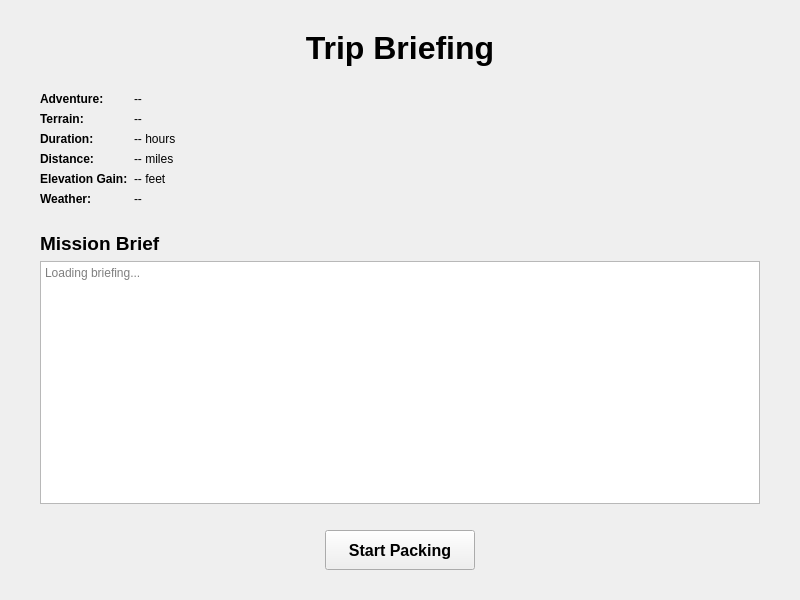
<?xml version="1.0" encoding="UTF-8"?>
<ui version="4.0">
 <class>BriefView</class>
 <widget class="QWidget" name="BriefView">
  <property name="geometry">
   <rect>
    <x>0</x>
    <y>0</y>
    <width>800</width>
    <height>600</height>
   </rect>
  </property>
  <property name="windowTitle">
   <string>Trip Briefing</string>
  </property>
  <layout class="QVBoxLayout" name="mainLayout">
   <property name="leftMargin">
    <number>40</number>
   </property>
   <property name="topMargin">
    <number>30</number>
   </property>
   <property name="rightMargin">
    <number>40</number>
   </property>
   <property name="bottomMargin">
    <number>30</number>
   </property>
   <item>
    <widget class="QLabel" name="titleLabel">
     <property name="text">
      <string>Trip Briefing</string>
     </property>
     <property name="alignment">
      <set>Qt::AlignCenter</set>
     </property>
     <property name="font">
      <font>
       <pointsize>24</pointsize>
       <bold>true</bold>
      </font>
     </property>
    </widget>
   </item>
   <item>
    <spacer name="topSpacer">
     <property name="orientation">
      <enum>Qt::Vertical</enum>
     </property>
     <property name="sizeType">
      <enum>QSizePolicy::Fixed</enum>
     </property>
     <property name="sizeHint" stdset="0">
      <size>
       <width>20</width>
       <height>20</height>
      </size>
     </property>
    </spacer>
   </item>
   <item>
    <layout class="QFormLayout" name="tripConditionsLayout">
     <item row="0" column="0">
      <widget class="QLabel" name="adventureTitleLabel">
       <property name="text">
        <string>Adventure:</string>
       </property>
       <property name="font">
        <font>
         <bold>true</bold>
        </font>
       </property>
      </widget>
     </item>
     <item row="0" column="1">
      <widget class="QLabel" name="adventureLabel">
       <property name="text">
        <string>--</string>
       </property>
      </widget>
     </item>
     <item row="1" column="0">
      <widget class="QLabel" name="terrainTitleLabel">
       <property name="text">
        <string>Terrain:</string>
       </property>
       <property name="font">
        <font>
         <bold>true</bold>
        </font>
       </property>
      </widget>
     </item>
     <item row="1" column="1">
      <widget class="QLabel" name="terrainLabel">
       <property name="text">
        <string>--</string>
       </property>
      </widget>
     </item>
     <item row="2" column="0">
      <widget class="QLabel" name="durationTitleLabel">
       <property name="text">
        <string>Duration:</string>
       </property>
       <property name="font">
        <font>
         <bold>true</bold>
        </font>
       </property>
      </widget>
     </item>
     <item row="2" column="1">
      <widget class="QLabel" name="durationLabel">
       <property name="text">
        <string>-- hours</string>
       </property>
      </widget>
     </item>
     <item row="3" column="0">
      <widget class="QLabel" name="milesTitleLabel">
       <property name="text">
        <string>Distance:</string>
       </property>
       <property name="font">
        <font>
         <bold>true</bold>
        </font>
       </property>
      </widget>
     </item>
     <item row="3" column="1">
      <widget class="QLabel" name="milesLabel">
       <property name="text">
        <string>-- miles</string>
       </property>
      </widget>
     </item>
     <item row="4" column="0">
      <widget class="QLabel" name="elevationTitleLabel">
       <property name="text">
        <string>Elevation Gain:</string>
       </property>
       <property name="font">
        <font>
         <bold>true</bold>
        </font>
       </property>
      </widget>
     </item>
     <item row="4" column="1">
      <widget class="QLabel" name="elevationLabel">
       <property name="text">
        <string>-- feet</string>
       </property>
      </widget>
     </item>
     <item row="5" column="0">
      <widget class="QLabel" name="weatherTitleLabel">
       <property name="text">
        <string>Weather:</string>
       </property>
       <property name="font">
        <font>
         <bold>true</bold>
        </font>
       </property>
      </widget>
     </item>
     <item row="5" column="1">
      <widget class="QLabel" name="weatherLabel">
       <property name="text">
        <string>--</string>
       </property>
      </widget>
     </item>
    </layout>
   </item>
   <item>
    <spacer name="middleVerticalSpacer">
     <property name="orientation">
      <enum>Qt::Vertical</enum>
     </property>
     <property name="sizeType">
      <enum>QSizePolicy::Fixed</enum>
     </property>
     <property name="sizeHint" stdset="0">
      <size>
       <width>20</width>
       <height>20</height>
      </size>
     </property>
    </spacer>
   </item>
   <item>
    <widget class="QLabel" name="briefingTitleLabel">
     <property name="text">
      <string>Mission Brief</string>
     </property>
     <property name="font">
      <font>
       <pointsize>14</pointsize>
       <bold>true</bold>
      </font>
     </property>
    </widget>
   </item>
   <item>
    <widget class="QTextEdit" name="briefingTextEdit">
     <property name="readOnly">
      <bool>true</bool>
     </property>
     <property name="placeholderText">
      <string>Loading briefing...</string>
     </property>
    </widget>
   </item>
   <item>
    <spacer name="bottomSpacer">
     <property name="orientation">
      <enum>Qt::Vertical</enum>
     </property>
     <property name="sizeType">
      <enum>QSizePolicy::Fixed</enum>
     </property>
     <property name="sizeHint" stdset="0">
      <size>
       <width>20</width>
       <height>20</height>
      </size>
     </property>
    </spacer>
   </item>
   <item>
    <layout class="QHBoxLayout" name="buttonLayout">
     <item>
      <spacer name="buttonLeftSpacer">
       <property name="orientation">
        <enum>Qt::Horizontal</enum>
       </property>
       <property name="sizeHint" stdset="0">
        <size>
         <width>40</width>
         <height>20</height>
        </size>
       </property>
      </spacer>
     </item>
     <item>
      <widget class="QPushButton" name="startPackingButton">
       <property name="text">
        <string>Start Packing</string>
       </property>
       <property name="minimumSize">
        <size>
         <width>150</width>
         <height>40</height>
        </size>
       </property>
       <property name="font">
        <font>
         <pointsize>12</pointsize>
         <bold>true</bold>
        </font>
       </property>
      </widget>
     </item>
     <item>
      <spacer name="buttonRightSpacer">
       <property name="orientation">
        <enum>Qt::Horizontal</enum>
       </property>
       <property name="sizeHint" stdset="0">
        <size>
         <width>40</width>
         <height>20</height>
        </size>
       </property>
      </spacer>
     </item>
    </layout>
   </item>
  </layout>
 </widget>
 <resources/>
 <connections/>
</ui>
